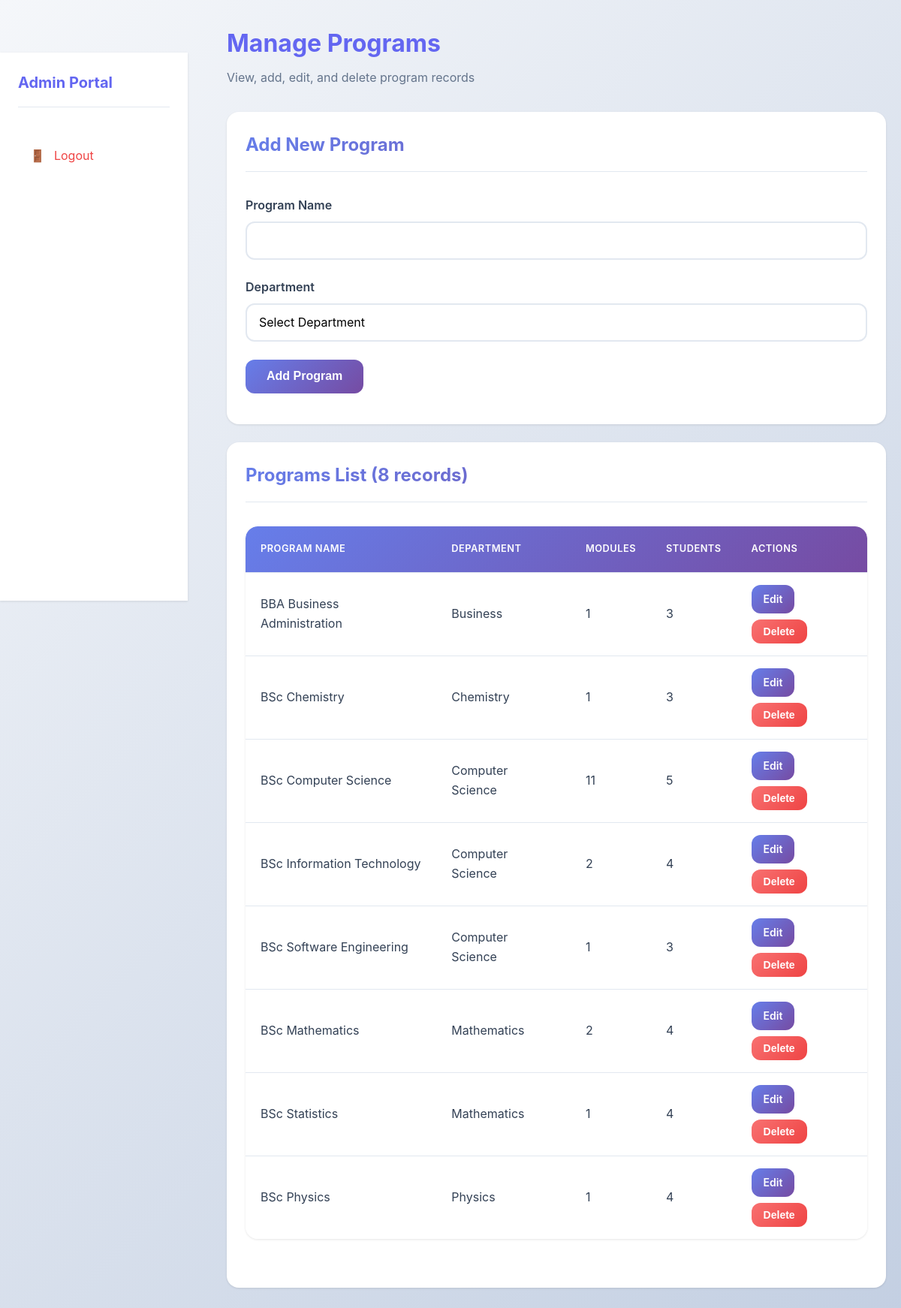
/admin/programs.php (signed in), run on the app's committed database.
### tables this page shows
CREATE TABLE programs (
    program_id INT AUTO_INCREMENT PRIMARY KEY,
    program_name VARCHAR(100) NOT NULL,
    department_id INT NOT NULL,
    created_at TIMESTAMP DEFAULT CURRENT_TIMESTAMP,
    FOREIGN KEY (department_id) REFERENCES departments(department_id) ON DELETE CASCADE
);

CREATE TABLE departments (
    department_id INT AUTO_INCREMENT PRIMARY KEY,
    department_name VARCHAR(100) NOT NULL UNIQUE,
    description TEXT,
    admin_id INT,
    created_at TIMESTAMP DEFAULT CURRENT_TIMESTAMP,
    FOREIGN KEY (admin_id) REFERENCES admins(admin_id) ON DELETE SET NULL
);

### admin/programs.php (the view, shortened to what this page needs)
<?php
require_once '../config/database.php';
$programs = $pdo->query("
    SELECT p.*, d.department_name,
    (SELECT COUNT(*) FROM modules WHERE program_id = p.program_id) as module_count,
    (SELECT COUNT(*) FROM students WHERE program_id = p.program_id) as student_count
    FROM programs p
    JOIN departments d ON p.department_id = d.department_id
    ORDER BY d.department_name, p.program_name
")->fetchAll();
$edit_program = null;
?>
<!DOCTYPE html>
<html lang="en">
<head>
    <link rel="stylesheet" href="../assets/css/style.css">
</head>
<body>
    <div class="dashboard-layout">
        <?php include '../includes/sidebar.php'; ?>
        <div class="main-content">
            <div class="container-fluid">
                <div class="page-header">
                    <h1>Manage Programs</h1>
                    <p>View, add, edit, and delete program records</p>
                </div>
                <div class="card">
                    <div class="card-header">
                        <h2><?php echo $edit_program ? 'Edit Program' : 'Add New Program'; ?></h2>
                    </div>
                    <div class="card-body">
                        <form method="POST" action="">
                            <div class="form-group">
                                <label for="program_name">Program Name</label>
                                <input type="text" id="program_name" name="program_name" class="form-control" required value="<?php echo $edit_program ? htmlspecialchars($edit_program['program_name']) : ''; ?>">
                            </div>
                            <div class="form-group">
                                <label for="department_id">Department</label>
                                <select id="department_id" name="department_id" class="form-control" required>
                                    <option value="">Select Department</option>
                                </select>
                            </div>
                            <button type="submit" class="btn btn-primary"><?php echo $edit_program ? 'Update Program' : 'Add Program'; ?></button>
                        </form>
                    </div>
                </div>
                <div class="card">
                    <div class="card-header">
                        <h2>Programs List (<?php echo count($programs); ?> records)</h2>
                    </div>
                    <div class="card-body">
                        <div class="table-responsive">
                            <table>
                                <thead>
                                    <tr>
                                        <th>Program Name</th>
                                        <th>Department</th>
                                        <th>Modules</th>
                                        <th>Students</th>
                                        <th>Actions</th>
                                    </tr>
                                </thead>
                                <tbody>
                                    <?php foreach ($programs as $program): ?>
                                    <tr>
                                        <td><?php echo htmlspecialchars($program['program_name']); ?></td>
                                        <td><?php echo htmlspecialchars($program['department_name']); ?></td>
                                        <td><?php echo $program['module_count']; ?></td>
                                        <td><?php echo $program['student_count']; ?></td>
                                        <td>
                                            <a href="programs.php?edit=<?php echo $program['program_id']; ?>" class="btn btn-sm btn-primary">Edit</a>
                                            <form method="POST" action="" style="display: inline;" onsubmit="return confirm('Are you sure you want to delete this program?');">
                                                <button type="submit" class="btn btn-sm btn-danger">Delete</button>
                                            </form>
                                        </td>
                                    </tr>
                                    <?php endforeach; ?>
                                </tbody>
                            </table>
                        </div>
                    </div>
                </div>
            </div>
        </div>
    </div>
</body>
</html>

### assets/css/style.css (style rules this page uses)
:root { --primary-color: #6366f1; --primary-dark: #4f46e5; --primary-light: #818cf8; --secondary-color: #8b5cf6; --success-color: #10b981; --danger-color: #ef4444; --warning-color: #f59e0b; --info-color: #06b6d4; --light-color: #f8fafc; --dark-color: #1e293b; --border-color: #e2e8f0; --text-color: #334155; --text-muted: #64748b; --white: #ffffff; --shadow: 0 1px 3px rgba(0, 0, 0, 0.1); --shadow-lg: 0 10px 25px rgba(0, 0, 0, 0.15); --shadow-xl: 0 20px 40px rgba(0, 0, 0, 0.2); --radius: 12px; --radius-lg: 16px; --gradient-primary: linear-gradient(135deg, #667eea 0%, #764ba2 100%); --gradient-secondary: linear-gradient(135deg, #f093fb 0%, #f5576c 100%); --gradient-success: linear-gradient(135deg, #4facfe 0%, #00f2fe 100%); }
* { margin: 0; padding: 0; box-sizing: border-box; }
body { font-family: -apple-system, BlinkMacSystemFont, 'Segoe UI', Roboto, 'Helvetica Neue', Arial, sans-serif; line-height: 1.6; color: var(--text-color); background: linear-gradient(135deg, #f5f7fa 0%, #c3cfe2 100%); min-height: 100vh; display: flex; flex-direction: column; }
html { scroll-behavior: smooth; }
.container-fluid { width: 100%; padding: 0 20px; }
.btn { display: inline-block; padding: 0.85rem 1.75rem; border: none; border-radius: var(--radius); font-size: 1rem; font-weight: 600; text-decoration: none; cursor: pointer; transition: all 0.3s ease; text-align: center; position: relative; overflow: hidden; transform: translateY(0); }
.btn::before { content: ''; position: absolute; top: 50%; left: 50%; width: 0; height: 0; border-radius: 50%; background: rgba(255, 255, 255, 0.3); transform: translate(-50%, -50%); transition: width 0.6s, height 0.6s; }
.btn-primary { background: var(--gradient-primary); color: var(--white); }
.btn-danger { background: linear-gradient(135deg, #f87171 0%, #ef4444 100%); color: var(--white); }
.btn-sm { padding: 0.5rem 1rem; font-size: 0.875rem; }
.card { background: var(--white); border-radius: var(--radius-lg); box-shadow: var(--shadow); padding: 1.5rem; margin-bottom: 1.5rem; transition: all 0.3s ease; border: 1px solid transparent; }
.card-header { border-bottom: 1px solid var(--border-color); padding-bottom: 1rem; margin-bottom: 1rem; }
.card-header h2, .card-header h3 { background: var(--gradient-primary); -webkit-background-clip: text; -webkit-text-fill-color: transparent; background-clip: text; margin: 0; }
.card-body { padding: 1rem 0; }
.form-group { margin-bottom: 1.5rem; }
.form-group label { display: block; margin-bottom: 0.5rem; font-weight: 600; color: var(--text-color); transition: color 0.3s ease; }
.form-control { width: 100%; padding: 0.85rem 1rem; border: 2px solid var(--border-color); border-radius: var(--radius); font-size: 1rem; font-family: inherit; transition: all 0.3s ease; background: var(--white); }
select.form-control { cursor: pointer; appearance: none; background-repeat: no-repeat; background-position: right 1rem center; background-size: 1.5rem; padding-right: 3rem; }
.table-responsive { overflow-x: auto; margin-bottom: 1.5rem; border-radius: var(--radius-lg); box-shadow: var(--shadow); }
table { width: 100%; border-collapse: separate; border-spacing: 0; background-color: var(--white); border-radius: var(--radius-lg); overflow: hidden; }
table thead { background: var(--gradient-primary); color: var(--white); }
table th, table td { padding: 1rem 1.25rem; text-align: left; border-bottom: 1px solid var(--border-color); transition: background-color 0.3s ease; }
table th { font-weight: 600; text-transform: uppercase; font-size: 0.8rem; letter-spacing: 0.5px; padding: 1.25rem; }
table tbody tr { transition: all 0.3s ease; }
table tbody tr:last-child td { border-bottom: none; }
.dashboard-layout { display: grid; grid-template-columns: 250px 1fr; gap: 2rem; min-height: calc(100vh - 70px); }
.main-content { padding: 2rem 0; }
.page-header { margin-bottom: 2rem; }
.page-header h1 { color: var(--primary-color); margin-bottom: 0.5rem; }
.page-header p { color: var(--text-muted); }

### data on the page
programs: program_name "BBA Business Administration", department.department_name "Business", module_count "1", student_count "3"
programs: program_name "BSc Chemistry", department.department_name "Chemistry", module_count "1", student_count "3"
programs: program_name "BSc Computer Science", department.department_name "Computer Science", module_count "11", student_count "5"
programs: program_name "BSc Information Technology", department.department_name "Computer Science", module_count "2", student_count "4"
programs: program_name "BSc Software Engineering", department.department_name "Computer Science", module_count "1", student_count "3"
programs: program_name "BSc Mathematics", department.department_name "Mathematics", module_count "2", student_count "4"
programs: program_name "BSc Statistics", department.department_name "Mathematics", module_count "1", student_count "4"
programs: program_name "BSc Physics", department.department_name "Physics", module_count "1", student_count "4"

### other printed values
getCurrentUserRole() "Admin"
count($programs) "8"
